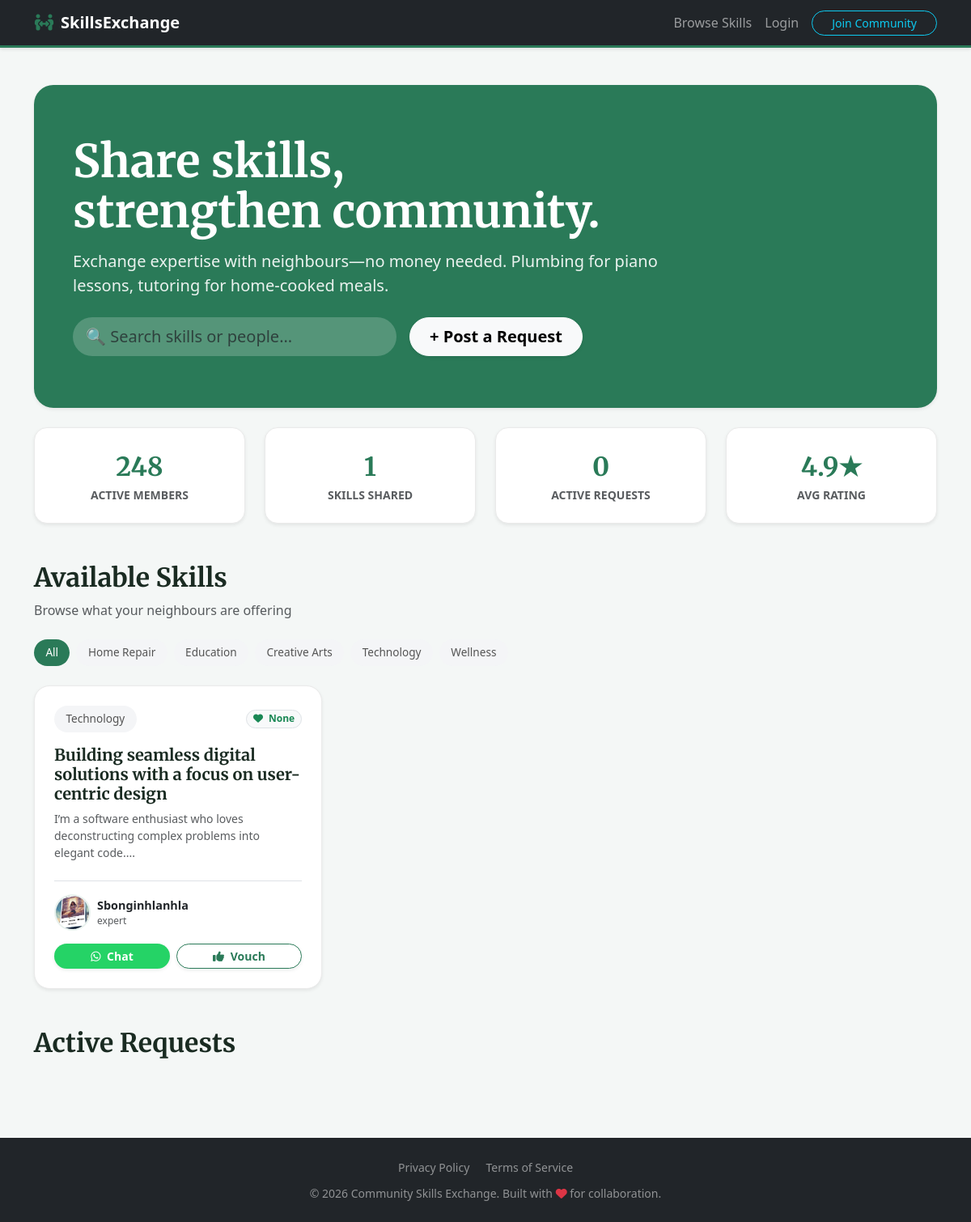
The page /home on the database its author committed.
### app/models.py (models this page shows, shortened)
class User(db.Model, UserMixin):
    id = db.Column(db.Integer, primary_key=True)
    first_name = db.Column(db.String(50), nullable=False)
    last_name = db.Column(db.String(50), nullable=False)
    username = db.Column(db.String(20), unique=True, nullable=False)
    email = db.Column(db.String(120), unique=True, nullable=False)
    certificate_file = db.Column(db.String(120), nullable=True)
    confirmed = db.Column(db.Boolean, nullable=False, default=False)
    password = db.Column(db.String(60), nullable=False)
    profile_pic = db.Column(db.String(20), nullable=False, default='default.jpg')
    headline = db.Column(db.String(100), nullable=True)
    phone = db.Column(db.String(20), nullable=True)
    bio = db.Column(db.Text, nullable=True)
    vouch_count = db.Column(db.Integer, default=0)
    skill_cat = db.Column(db.String(50), nullable=True)
    skill_level = db.Column(db.String(20), nullable=True)
    help_text = db.Column(db.Text, nullable=True)
    skills_learn = db.Column(db.String(200), nullable=True)
    time_commit = db.Column(db.String(50), nullable=True)
    languages = db.Column(db.String(100), nullable=True)
    method_zoom = db.Column(db.Boolean, default=False)
    method_inperson = db.Column(db.Boolean, default=False)
    linkedin = db.Column(db.String(150), nullable=True)
    instagram = db.Column(db.String(150), nullable=True)
    requests = db.relationship('Request', backref='author', lazy=True)
    ratings_received = db.relationship('Rating', foreign_keys='Rating.rated_user_id', backref='target', lazy=True)

### app/routes.py (the view)
@app.route("/")
@app.route("/home")
def home():
    if current_user.is_authenticated:
        all_users = User.query.filter(User.headline != None, User.id != current_user.id).all()
    else:
        all_users = User.query.filter(User.headline != None).all()
    all_requests = Request.query.order_by(Request.date_posted.desc()).all()
    return render_template('home.html', title='Home', profiles=all_users, requests=all_requests)

### app/routes.py (called while the page is built)
@app.context_processor
def inject_notifications():
    if current_user.is_authenticated:
        count = Request.query.filter_by(user_id=current_user.id).count()
        return dict(notification_count=count)
    return dict(notification_count=0)

### app/templates/home.html (shortened to what this page needs)
{% extends "layout.html" %}
{% block content %}
<div class="hero-section text-white mb-4 shadow-sm">
    <div class="row">
        <div class="col-md-9">
            <h1 class="hero-heading mb-3">Share skills,<br>strengthen community.</h1>
            <p class="lead mb-4" style="opacity: 0.9;">Exchange expertise with neighbours—no money needed. Plumbing for piano lessons, tutoring for home-cooked meals.</p>
            <div class="d-flex gap-3 align-items-center flex-wrap">
                <div class="position-relative flex-grow-1" style="max-width: 400px;">
                    <input type="text" id="searchInput" class="form-control form-control-lg rounded-pill border-0" placeholder="🔍 Search skills or people..." style="background-color: rgba(255,255,255,0.2); color: white;">
                </div>
                {% if current_user.is_authenticated %}
                    <button data-bs-toggle="modal" data-bs-target="#requestModal" class="btn btn-light btn-lg rounded-pill px-4 fw-bold shadow-sm">+ Post a Request</button>
                {% else %}
                    <a href="{{ url_for('login') }}" class="btn btn-light btn-lg rounded-pill px-4 fw-bold shadow-sm">+ Post a Request</a>
                {% endif %}
            </div>
        </div>
    </div>
</div>
<div class="row text-center mb-5 g-4">
    <div class="col-md-3">
        <div class="card stat-card shadow-sm py-4">
            <div class="stat-number">248</div>
            <div class="text-muted small fw-bold">ACTIVE MEMBERS</div>
        </div>
    </div>
    <div class="col-md-3">
        <div class="card stat-card shadow-sm py-4">
            <div class="stat-number">{{ profiles|length }}</div>
            <div class="text-muted small fw-bold">SKILLS SHARED</div>
        </div>
    </div>
    <div class="col-md-3">
        <div class="card stat-card shadow-sm py-4">
            <div class="stat-number">{{ requests|length }}</div>
            <div class="text-muted small fw-bold">ACTIVE REQUESTS</div>
        </div>
    </div>
    <div class="col-md-3">
        <div class="card stat-card shadow-sm py-4">
            <div class="stat-number">4.9★</div>
            <div class="text-muted small fw-bold">AVG RATING</div>
        </div>
    </div>
</div>
<div class="d-flex justify-content-between align-items-center mb-2 mt-5">
    <h2 class="serif-heading m-0">Available Skills</h2>
</div>
<p class="text-muted mb-4">Browse what your neighbours are offering</p>
<div class="d-flex flex-wrap gap-2 mb-4" id="filterContainer">
    <span class="pill-badge filter-pill active-filter">All</span>
    <span class="pill-badge filter-pill">Home Repair</span>
    <span class="pill-badge filter-pill">Education</span>
    <span class="pill-badge filter-pill">Creative Arts</span>
    <span class="pill-badge filter-pill">Technology</span>
    <span class="pill-badge filter-pill">Wellness</span>
</div>
<div class="row row-cols-1 row-cols-md-3 g-4 mb-5" id="skillsGrid">
    {% for profile in profiles %}
        {% if profile.id != current_user.id %}
        <div class="col skill-card" data-category="{{ profile.skill_cat }}">
            <div class="card dashboard-card shadow-sm p-4">
                <div class="d-flex justify-content-between align-items-center mb-3">
                    <span class="pill-badge m-0 skill-category-text">{{ profile.skill_cat }}</span>
                    <span class="badge rounded-pill bg-light text-success border">
                        <i class="fas fa-heart me-1"></i> <span id="vouch-count-{{ profile.id }}">{{ profile.vouch_count }}</span>
                    </span>
                </div>
                <h4 class="serif-heading h5 mb-2">{{ profile.headline }}</h4>
                <p class="text-muted small mb-4">{{ (profile.bio or "No description provided.") | truncate(90) }}</p>
                <div class="mt-auto pt-3 border-top">
                    <div class="d-flex align-items-center justify-content-between mb-3">
                        <div class="d-flex align-items-center">
                            {% if profile.profile_pic %}
                                <img src="{{ url_for('static', filename='profile_pics/' + profile.profile_pic) }}" class="user-avatar-img me-2">
                            {% else %}
                                <div class="user-avatar-initials me-2">{{ profile.first_name[0] }}{{ profile.last_name[0] }}</div>
                            {% endif %}
                            <div>
                                <div class="fw-bold searchable-name" style="font-size: 0.9rem;">{{ profile.first_name }}</div>
                                <div class="text-muted" style="font-size: 0.75rem;">{{ profile.skill_level or 'Member' }}</div>
                            </div>
                        </div>
                    </div>
                    <div class="d-grid gap-2 d-md-flex justify-content-md-between">
                        {% if profile.phone %}
                            {% set clean_phone = profile.phone | replace(' ', '') | replace('+', '') %}
                            <a href="https://wa.me/{{ clean_phone }}?text=Hi%20{{ profile.first_name }},%20I%20saw%20your%20'{{ profile.headline }}'%20profile%20on%20Skills%20Exchange."
                               target="_blank" class="btn btn-sm btn-whatsapp rounded-pill px-3 fw-bold shadow-sm flex-grow-1">
                                <i class="fab fa-whatsapp me-1"></i> Chat
                            </a>
                        {% endif %}
                        <button class="btn btn-sm btn-vouch rounded-pill px-3 fw-bold shadow-sm vouch-btn flex-grow-1" data-user-id="{{ profile.id }}">
                            <i class="fas fa-thumbs-up me-1"></i> Vouch
                        </button>
                    </div>
                </div>
            </div>
        </div>
        {% endif %}
    {% else %}
        <div class="col-12 text-center py-5">
            <p class="text-muted h5">No skills available yet. Be the first to share!</p>
        </div>
    {% endfor %}
</div>
<h2 class="serif-heading mb-4">Active Requests</h2>
{% endblock content %}

### app/templates/layout.html (shortened to what this page needs)
<!DOCTYPE html>
<html lang="en">
<head>
    <link href="https://cdn.jsdelivr.net/npm/bootstrap@5.3.0/dist/css/bootstrap.min.css" rel="stylesheet">
    <link rel="stylesheet" href="https://cdnjs.cloudflare.com/ajax/libs/font-awesome/6.4.0/css/all.min.css">
</head>
<body>
    <nav class="navbar navbar-expand-lg navbar-dark bg-dark sticky-top">
        <div class="container">
            <a class="navbar-brand fw-bold" href="{{ url_for('home') }}">
                <i class="fa-solid fa-people-arrows me-2 text-brand-green"></i>SkillsExchange
            </a>
            <div class="collapse navbar-collapse" id="navbarNav">
                <ul class="navbar-nav ms-auto align-items-center">
                    <li class="nav-item">
                        <a class="nav-link" href="{{ url_for('home') }}">Browse Skills</a>
                    </li>
                    {% if current_user.is_authenticated %}
                        <li class="nav-item">
                            <a class="nav-link px-3" href="{{ url_for('dashboard') }}">
                                <i class="fa-solid fa-bolt-lightning me-1 text-brand-green"></i> My Activity
                                {% if notification_count > 0 %}
                                    <span class="position-absolute top-0 start-100 translate-middle badge rounded-pill bg-danger badge-notify">
                                        {{ notification_count }}
                                        <span class="visually-hidden">active requests</span>
                                    </span>
                                {% endif %}
                            </a>
                        </li>
                        <li class="nav-item dropdown">
                            <a class="nav-link dropdown-toggle fw-semibold" href="#" id="userDropdown" role="button" data-bs-toggle="dropdown" aria-expanded="false">
                                <i class="fa-solid fa-circle-user me-1 text-info"></i> {{ current_user.username }}
                            </a>
                            <ul class="dropdown-menu dropdown-menu-end shadow">
                                <li>
                                    <a class="dropdown-item" href="{{ url_for('create_profile') }}">
                                        <i class="fa-solid fa-user-pen me-2 text-muted"></i>
                                        {% if current_user.headline %} Edit Profile {% else %} Complete Profile {% endif %}
                                    </a>
                                </li>
                                <li><hr class="dropdown-divider"></li>
                                <li>
                                    <a class="dropdown-item text-danger" href="{{ url_for('logout') }}">
                                        <i class="fa-solid fa-sign-out-alt me-2"></i>Logout
                                    </a>
                                </li>
                            </ul>
                        </li>
                    {% else %}
                        <li class="nav-item">
                            <a class="nav-link" href="{{ url_for('login') }}">Login</a>
                        </li>
                        <li class="nav-item ms-lg-2">
                            <a class="btn btn-outline-info btn-sm px-4 rounded-pill" href="{{ url_for('register') }}">Join Community</a>
                        </li>
                    {% endif %}
                </ul>
            </div>
        </div>
    </nav>
    <main class="container main-container">
        {% block content %}{% endblock %}
    </main>
    <footer class="bg-dark text-white-50 py-4 mt-auto">
        <div class="container text-center">
            <div class="mb-2">
                <a href="#" class="text-white-50 me-3 text-decoration-none small">Privacy Policy</a>
                <a href="#" class="text-white-50 text-decoration-none small">Terms of Service</a>
            </div>
            <small>&copy; 2026 Community Skills Exchange. Built with <i class="fa-solid fa-heart text-danger"></i> for collaboration.</small>
        </div>
    </footer>
</body>
</html>

### app/templates/layout.html (style rules this page uses)
body { background-color: #f4f7f6; font-family: 'Segoe UI', Tahoma, Geneva, Verdana, sans-serif; display: flex; flex-direction: column; min-height: 100vh; }
.navbar { box-shadow: 0 2px 4px rgba(0,0,0,.1); border-bottom: 3px solid #2a7a58; }
.main-container { flex: 1; padding-top: 30px; padding-bottom: 50px; }
.text-brand-green { color: #2a7a58 !important; }
.serif-heading { font-family: 'Merriweather', serif; }
.card { border-radius: 12px; border: none; transition: transform 0.2s; }
.nav-link { transition: color 0.2s; position: relative; }

### app/templates/home.html (style rules this page uses)
:root { --brand-green: #2a7a58; --brand-green-light: #e9f2ee; --text-dark: #1a2b22; --whatsapp-green: #25D366; }
.serif-heading { font-family: 'Merriweather', 'Playfair Display', Georgia, serif; font-weight: 700; color: var(--text-dark); }
.hero-section { background-color: var(--brand-green); border-radius: 1.5rem; padding: 4rem 3rem; }
.hero-heading { font-family: 'Merriweather', serif; font-size: 3.5rem; font-weight: 700; line-height: 1.1; }
.stat-card { border-radius: 1rem; border: 1px solid #eaeaea; transition: transform 0.2s ease; }
.stat-number { color: var(--brand-green); font-family: 'Merriweather', serif; font-size: 2rem; font-weight: 700; }
.dashboard-card { border-radius: 1.2rem; border: 1px solid #eaeaea; height: 100%; transition: all 0.3s ease; display: flex; flex-direction: column; }
.pill-badge { background-color: #f4f5f7; color: #555; border-radius: 20px; padding: 0.4rem 0.9rem; font-size: 0.85rem; font-weight: 500; cursor: pointer; transition: 0.2s; }
.pill-badge.active-filter { background-color: var(--brand-green); color: white; }
.user-avatar-img { width: 45px; height: 45px; border-radius: 50%; object-fit: cover; border: 2px solid var(--brand-green-light); }
.btn-whatsapp { background-color: var(--whatsapp-green); color: white; transition: all 0.3s ease; }
.btn-vouch { border: 1px solid var(--brand-green); color: var(--brand-green); transition: all 0.3s ease; }

### rows shown on the page
User: skill_cat "Technology", vouch_count "None", headline "Building seamless digital solutions with a focus on user-centric design", bio "I’m a software enthusiast who loves deconstructing complex problems into elegant code....", profile_pic (picture), first_name "Sbonginhlanhla", skill_level "expert"

### other values the page prints
{{ profiles|length }} "1"
{{ requests|length }} "0"
